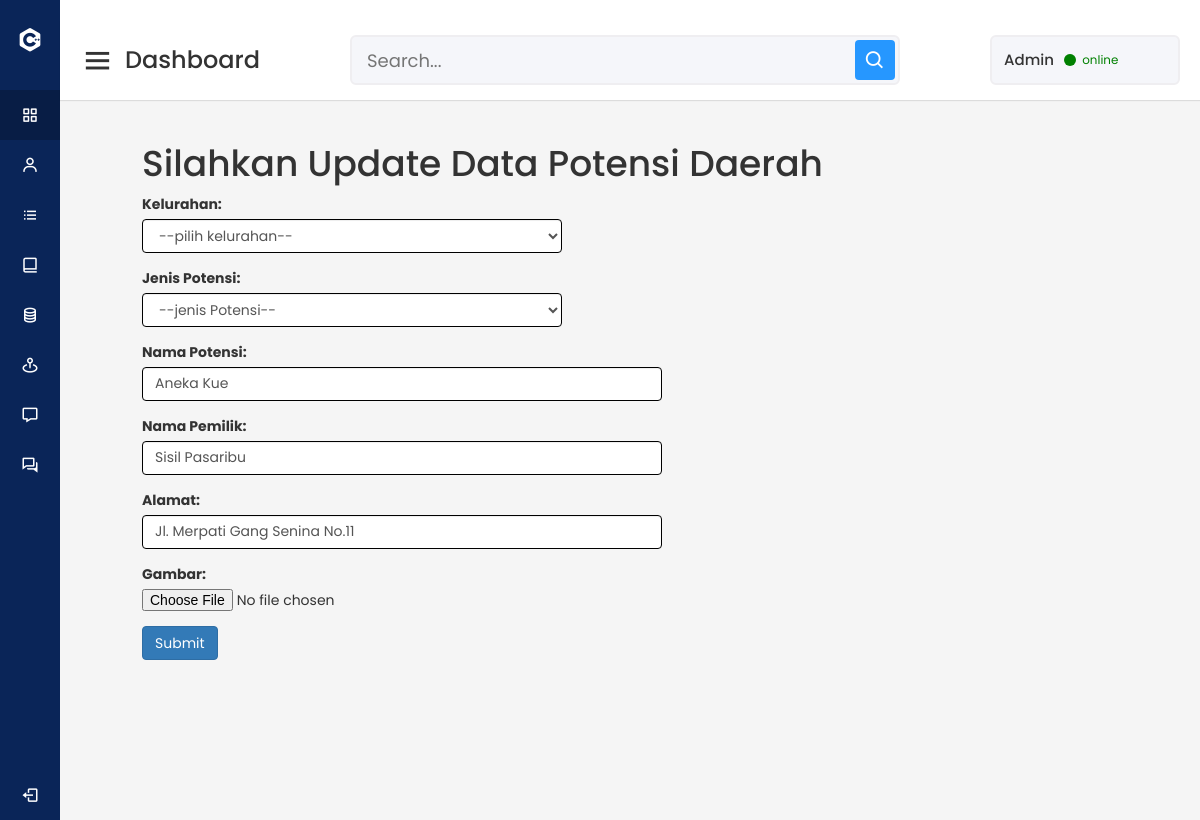
/Admin/menu/update_potensi.php?id_detpo=2, run on the app's committed database.
### tables this page shows
CREATE TABLE IF NOT EXISTS `tbl_det_potensi` (
`id_detpo` int(11) NOT NULL,
  `id_kelurahan` int(11) NOT NULL,
  `id_potensi` int(11) NOT NULL,
  `foto` varchar(255) NOT NULL,
  `nm_potensi` varchar(255) NOT NULL,
  `alt_potensi` varchar(100) NOT NULL,
  `nm_pemilik` varchar(255) NOT NULL
);

### Admin/menu/update_potensi.php (the view, shortened to what this page needs)
<?php
include "koneksi.php";
?>
<!DOCTYPE html>
<html lang="en" dir="ltr">
<head>
  <link rel="stylesheet" href="../bootstrap/css/bootstrap.min.css">
  <link rel="stylesheet" href="dashboard.css">
  <link href='https://unpkg.com/boxicons@2.0.7/css/boxicons.min.css' rel='stylesheet'>
</head>
<body>
  <?php echo include "menu.php"; ?>
  <section class="home-section">
    <?php include "header.php"; ?>
    <div class="home-content">
      <?php
      function input($data) {
        $data = trim($data);
        $data = stripslashes($data);
        $data = htmlspecialchars($data);
        return $data;
      }
      if (isset($_GET['id_detpo'])) {
        $id_detpo=input($_GET["id_detpo"]);
        $sql="select * from tbl_det_potensi where id_detpo=$id_detpo";
        $hasil=mysqli_query($kon,$sql);
        $data = mysqli_fetch_assoc($hasil);
      }
      ?>
      <h1 style="margin-left: 82px;">Silahkan Update Data Potensi Daerah</h1>
      <form enctype="multipart/form-data" action="<?php echo $_SERVER["PHP_SELF"];?>" method="post">
        <div class="form-group">
          <label style="margin-left: 82px;">Kelurahan:</label>
          <select style="border-color: black; width: 420px; margin-left: 82px;" name="id_kelurahan" id="id_kelurahan" class="form-control" value="<?php echo $data['id_kelurahan']; ?>" required>
            <option value="">--pilih kelurahan--</option>
          </select>
        </div>
        <div class="form-group">
          <label style="margin-left: 82px;">Jenis Potensi:</label>
          <select style="border-color: black; width: 420px; margin-left: 82px;" name="id_potensi" id="id_potensi" class="form-control" value="<?php echo $data['id_potensi']; ?>" required>
            <option value="">--jenis Potensi--</option>
          </select>
        </div>
        <div class="form-group">
          <label style="margin-left: 82px;">Nama Potensi:</label>
          <input  style="border-color: black; width: 520px; margin-left: 82px;"  type="text" name="nm_potensi" class="form-control" value="<?php echo $data['nm_potensi']; ?>" required/>
        </div>
        <div class="form-group">
          <label style="margin-left: 82px;">Nama Pemilik:</label>
          <input  style="border-color: black; width: 520px; margin-left: 82px;"  type="text" name="nm_pemilik" class="form-control" value="<?php echo $data['nm_pemilik']; ?>" required/>
        </div>
        <div class="form-group">
          <label style="margin-left: 82px;">Alamat:</label>
          <input style="border-color: black; width: 520px; margin-left: 82px;" type="text" name="alt_potensi" class="form-control" value="<?php echo $data['alt_potensi']; ?>" required />
        </div>
        <div class="form-group">
          <label style="margin-left: 82px;">Gambar:</label>
          <input  style="border-color: black; width: 520px; margin-left: 82px;" value="<?php echo $data['foto']; ?>" type="file" name="foto"/>
        </div>
        <button style="margin-left: 82px;" type="submit" name="submit" class="btn btn-primary">Submit</button>
      </form>
    </div>
  </section>
</body>
</html>

### Admin/menu/dashboard.css (style rules this page uses)
* { margin: 0; padding: 0; box-sizing: border-box; font-family: 'Poppins', sans-serif; }
.home-section { position: relative; background: #f5f5f5; min-height: 100vh; width: calc(100% - 240px); left: 240px; transition: all 0.5s ease; }
.home-section .home-content { position: relative; padding-top: 104px; }
@media (max-width: 1240px) { .home-section { width: calc(100% - 60px); left: 60px; } }

### data on the page
tbl_det_potensi: nm_potensi "Aneka Kue", nm_pemilik "Sisil Pasaribu", alt_potensi "Jl. Merpati Gang Senina No.11"
